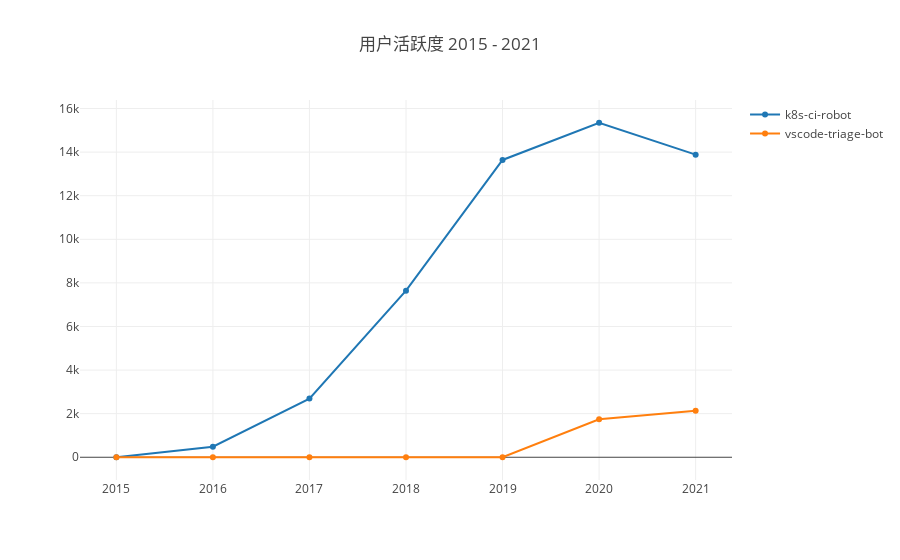

Notebook code cell kept with this figure:
### Markdown cell above
- getUserActivity

该函数会根据配置参数返回用户的活跃度。

下面这个示例展示了 2015 到 2021 年之间 k8s-ci-robot 和 vscode-triage-bot 这两个账号年度活跃度变化趋势。

### Code cell
var startYear = 2015, startMonth = 1, endYear = 2021, endMonth = 12, x = [];
for (let y = startYear; y <= endYear; y++) x.push(`${y}`);
openDigger.index.activity.getUserActivity({userLogins: ['k8s-ci-robot', 'vscode-triage-bot'], startYear, startMonth, endYear, endMonth, groupTimeRange: 'year'}).then(data => {
    openDigger.render.plotly(data.map(row => {
        return { x, y: row.activity, mode: 'scatter', name: row.user_login };
    }), {title: `用户活跃度 ${startYear} - ${endYear}`, xaxis: {type: 'category'}});
});

### Figure 1 — Plotly figure (JSON) as saved in the notebook; plotly's stock layout.template omitted (floating-point values rounded to 4 significant figures)
{"data": [{"mode": "scatter", "name": "k8s-ci-robot", "x": ["2015", "2016", "2017", "2018", "2019", "2020", "2021"], "y": [0, 484.4, 2692, 7642.0, 13640.0, 15350.0, 13880.0]}, {"mode": "scatter", "name": "vscode-triage-bot", "x": ["2015", "2016", "2017", "2018", "2019", "2020", "2021"], "y": [0, 0, 0, 0, 0, 1740.0, 2131.0]}], "layout": {"autosize": true, "title": {"text": "用户活跃度 2015 - 2021"}, "xaxis": {"autorange": true, "range": [-0.3589, 6.359], "type": "category"}, "yaxis": {"autorange": true, "range": [-1266.0, 16610.0], "type": "linear"}}}
